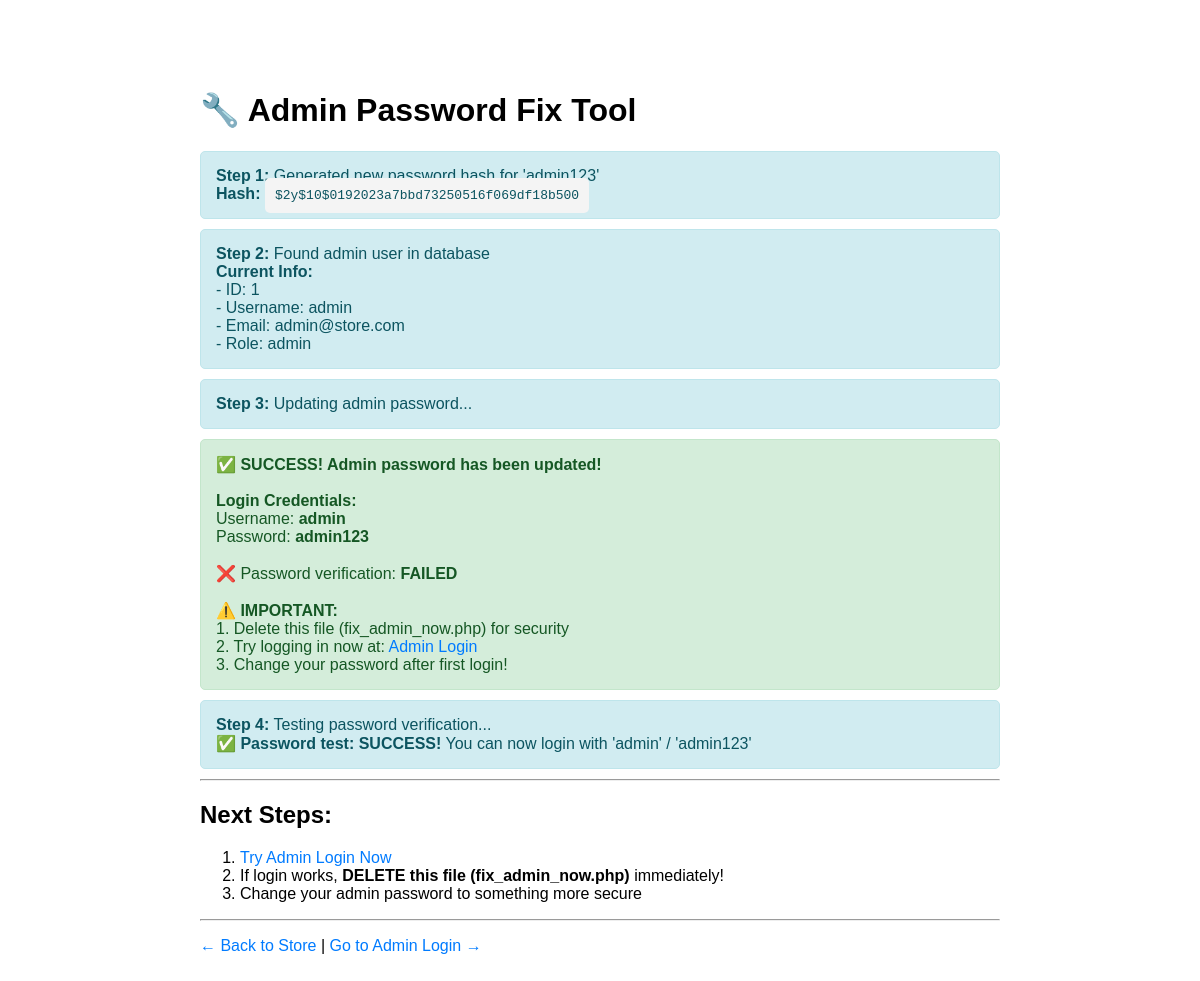
The page /fix_admin_now.php on the database its author committed.
### tables this page shows
CREATE TABLE `users` (
  `id` int(11) NOT NULL,
  `username` varchar(50) NOT NULL,
  `email` varchar(100) NOT NULL,
  `password` varchar(255) NOT NULL,
  `full_name` varchar(100) NOT NULL,
  `address` text DEFAULT NULL,
  `phone` varchar(20) DEFAULT NULL,
  `role` enum('user','admin') DEFAULT 'user',
  `created_at` timestamp NOT NULL DEFAULT current_timestamp()
);

### fix_admin_now.php (the view)
<?php
$host = 'localhost';
$dbname = 'online_store';
$username = 'root';
$password = '';
try {
    $pdo = new PDO("mysql:host=$host;dbname=$dbname;charset=utf8mb4", $username, $password);
    $pdo->setAttribute(PDO::ATTR_ERRMODE, PDO::ERRMODE_EXCEPTION);
    echo "<!DOCTYPE html><html><head><title>Admin Password Fix</title>";
    echo "<style>body{font-family:Arial;max-width:800px;margin:50px auto;padding:20px;}";
    echo ".success{background:#d4edda;border:1px solid #c3e6cb;color:#155724;padding:15px;border-radius:5px;margin:10px 0;}";
    echo ".error{background:#f8d7da;border:1px solid #f5c6cb;color:#721c24;padding:15px;border-radius:5px;margin:10px 0;}";
    echo ".info{background:#d1ecf1;border:1px solid #bee5eb;color:#0c5460;padding:15px;border-radius:5px;margin:10px 0;}";
    echo "pre{background:#f4f4f4;padding:10px;border-radius:5px;overflow-x:auto;}";
    echo "a{color:#007bff;text-decoration:none;} a:hover{text-decoration:underline;}</style></head><body>";
    echo "<h1>🔧 Admin Password Fix Tool</h1>";
    $newPassword = 'admin123';
    $newHash = password_hash($newPassword, PASSWORD_DEFAULT);
    echo "<div class='info'>";
    echo "<strong>Step 1:</strong> Generated new password hash for 'admin123'<br>";
    echo "<strong>Hash:</strong> <pre style='display:inline;'>" . htmlspecialchars($newHash) . "</pre>";
    echo "</div>";
    $stmt = $pdo->prepare("SELECT id, username, email, role, password FROM users WHERE username = 'admin'");
    $stmt->execute();
    $admin = $stmt->fetch(PDO::FETCH_ASSOC);
    if (!$admin) {
        echo "<div class='error'>";
        echo "<strong>❌ Admin user not found!</strong><br>";
        echo "Creating admin user now...<br>";
        $stmt = $pdo->prepare("INSERT INTO users (username, email, password, full_name, role) VALUES (?, ?, ?, ?, ?)");
        $result = $stmt->execute(['admin', 'admin@store.com', $newHash, 'Administrator', 'admin']);
        if ($result) {
            echo "<strong>✅ Admin user created successfully!</strong>";
        } else {
            echo "<strong>❌ Failed to create admin user.</strong>";
        }
        echo "</div>";
    } else {
        echo "<div class='info'>";
        echo "<strong>Step 2:</strong> Found admin user in database<br>";
        echo "<strong>Current Info:</strong><br>";
        echo "- ID: " . $admin['id'] . "<br>";
        echo "- Username: " . htmlspecialchars($admin['username']) . "<br>";
        echo "- Email: " . htmlspecialchars($admin['email']) . "<br>";
        echo "- Role: " . htmlspecialchars($admin['role']) . "<br>";
        echo "</div>";
        echo "<div class='info'>";
        echo "<strong>Step 3:</strong> Updating admin password...<br>";
        echo "</div>";
        $stmt = $pdo->prepare("UPDATE users SET password = ?, role = 'admin' WHERE username = 'admin'");
        $result = $stmt->execute([$newHash]);
        if ($result) {
            echo "<div class='success'>";
            echo "<strong>✅ SUCCESS! Admin password has been updated!</strong><br><br>";
            echo "<strong>Login Credentials:</strong><br>";
            echo "Username: <strong>admin</strong><br>";
            echo "Password: <strong>admin123</strong><br><br>";
            if (password_verify($newPassword, $newHash)) {
                echo "✅ Password verification: <strong>PASSED</strong><br>";
            } else {
                echo "❌ Password verification: <strong>FAILED</strong><br>";
            }
            echo "<br><strong>⚠️ IMPORTANT:</strong><br>";
            echo "1. Delete this file (fix_admin_now.php) for security<br>";
            echo "2. Try logging in now at: <a href='admin/login.php' target='_blank'>Admin Login</a><br>";
            echo "3. Change your password after first login!<br>";
            echo "</div>";
        } else {
            echo "<div class='error'>";
            echo "<strong>❌ Failed to update password.</strong><br>";
            echo "Please check database permissions.";
            echo "</div>";
        }
    }
    echo "<div class='info'>";
    echo "<strong>Step 4:</strong> Testing password verification...<br>";
    $testStmt = $pdo->prepare("SELECT password FROM users WHERE username = 'admin'");
    $testStmt->execute();
    $testUser = $testStmt->fetch(PDO::FETCH_ASSOC);
    if ($testUser && password_verify('admin123', $testUser['password'])) {
        echo "✅ <strong>Password test: SUCCESS!</strong> You can now login with 'admin' / 'admin123'";
    } else {
        echo "❌ <strong>Password test: FAILED</strong> - Please try running this script again";
    }
    echo "</div>";
    echo "<hr>";
    echo "<h2>Next Steps:</h2>";
    echo "<ol>";
    echo "<li><a href='admin/login.php'>Try Admin Login Now</a></li>";
    echo "<li>If login works, <strong>DELETE this file (fix_admin_now.php)</strong> immediately!</li>";
    echo "<li>Change your admin password to something more secure</li>";
    echo "</ol>";
    echo "<hr>";
    echo "<p><a href='index.php'>← Back to Store</a> | <a href='admin/login.php'>Go to Admin Login →</a></p>";
    echo "</body></html>";
} catch (PDOException $e) {
    echo "<!DOCTYPE html><html><head><title>Error</title>";
    echo "<style>body{font-family:Arial;max-width:800px;margin:50px auto;padding:20px;}";
    echo ".error{background:#f8d7da;border:1px solid #f5c6cb;color:#721c24;padding:15px;border-radius:5px;}</style></head><body>";
    echo "<div class='error'>";
    echo "<h2>❌ Database Connection Error</h2>";
    echo "<p><strong>Error:</strong> " . htmlspecialchars($e->getMessage()) . "</p>";
    echo "<p><strong>Possible Issues:</strong></p>";
    echo "<ul>";
    echo "<li>Database 'online_store' doesn't exist - Run database.sql first</li>";
    echo "<li>MySQL is not running - Start MySQL in XAMPP</li>";
    echo "<li>Wrong database credentials - Check includes/config.php</li>";
    echo "</ul>";
    echo "<p><strong>Fix:</strong> Make sure you've imported database.sql into phpMyAdmin first!</p>";
    echo "</div>";
    echo "</body></html>";
}

### rows shown on the page
users: id "1", username "admin", email "admin@store.com", role "admin"

### other values the page prints
$newHash "$2y$10$0192023a7bbd73250516f069df18b500"
